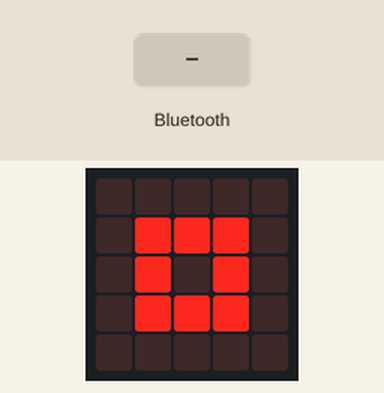
This program was run on a simulated BBC micro:bit (MakeCode). Shown: the board's 5×5 LED display. The inputs (shaded band) are chosen by the test bench.

Above: at 0.7 s.
At 3.6 s:
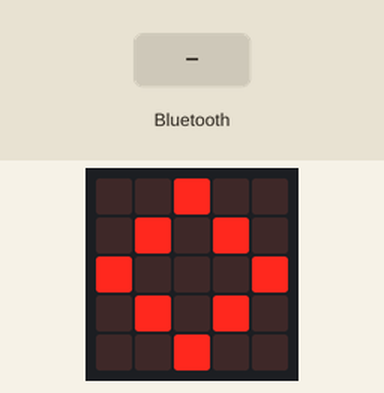
3.7 s: a phone connects over Bluetooth
At 4.8 s:
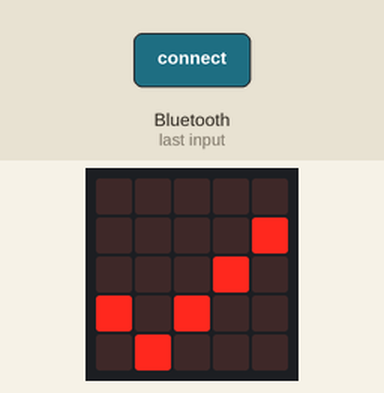
Timing chart, 0 to 6.7 s (numbered marks = the images above; inputs shaded):
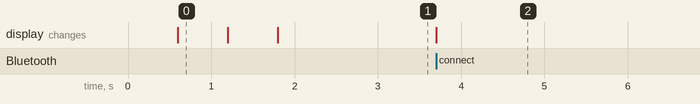

Measured:
- after the input at 3.7 s, the display: changes at once (image 2)
- what the display in image 0 shows lasts 0.6 s, from 0.6 s to 1.2 s

The program:

main.ts
```typescript
bluetooth.onBluetoothConnected(function () {
    basic.showIcon(IconNames.Yes)
})
basic.showIcon(IconNames.Square)
basic.showIcon(IconNames.SmallSquare)
basic.showIcon(IconNames.SmallDiamond)
basic.showIcon(IconNames.Diamond)
bluetooth.startLEDService()
bluetooth.startTemperatureService()
bluetooth.startAccelerometerService()
basic.forever(function () {

})
```

test.ts
```typescript
// aquí va el archivo "tests"; esto no se compilará cuando este paquete se utilice como una extensión.
```
